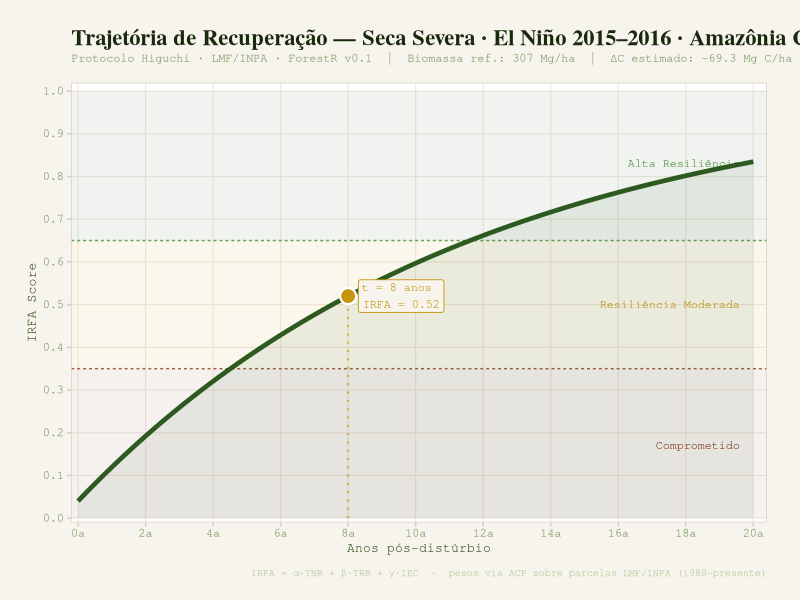
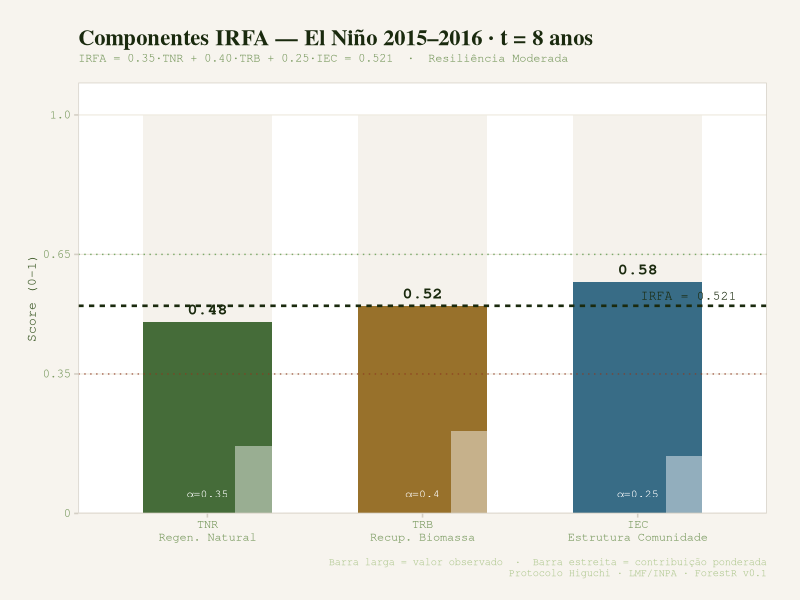
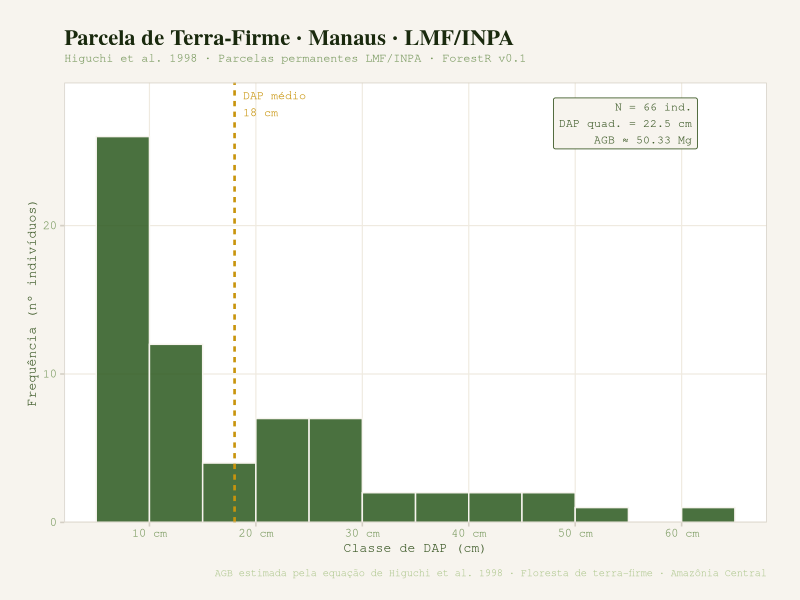

Write R code to recreate these figures, in order.
# ══════════════════════════════════════════════════════════════════
#  ForestR — Análise de Florestas Tropicais
#  BIODATUM v0.1
#  Autora: Sabrina Castro · PPGCASA/UFAM · 2026
# ══════════════════════════════════════════════════════════════════
#
#  COMO USAR:
#  1. Selecione tudo (Ctrl+A) e execute (Ctrl+Enter)
#  2. Role até o final e rode os exemplos linha a linha
#
# ══════════════════════════════════════════════════════════════════

# ── DEPENDÊNCIAS ─────────────────────────────────────────────────
if (!requireNamespace("dplyr",   quietly = TRUE)) install.packages("dplyr")
if (!requireNamespace("ggplot2", quietly = TRUE)) install.packages("ggplot2")
if (!requireNamespace("scales",  quietly = TRUE)) install.packages("scales")

library(dplyr)
library(ggplot2)
library(scales)


# ══════════════════════════════════════════════════════════════════
#  TEMA VISUAL FORESTR
#  Paleta inspirada na floresta de terra-firme da Amazônia Central
# ══════════════════════════════════════════════════════════════════

FC <- list(
  moss  = "#2d5a20", fern  = "#4a8c38", leaf = "#6db855",
  bark  = "#8b6010", amber = "#c8940c", clay = "#8c3820",
  water = "#1e5a78", bg    = "#f7f4ee", bg2  = "#efeae0",
  rule  = "#d4cfc4", ink   = "#1a2a0e", ink2 = "#3d5a28",
  ink3  = "#7a9a60", ink4  = "#b0c890"
)

theme_forestr <- function(base_size = 12) {
  theme_minimal(base_size = base_size) %+replace% theme(
    plot.background  = element_rect(fill = FC$bg,  color = NA),
    panel.background = element_rect(fill = "#fff", color = NA),
    panel.border     = element_rect(color = FC$rule, fill = NA, linewidth = 0.5),
    panel.grid.major = element_line(color = FC$bg2, linewidth = 0.4),
    panel.grid.minor = element_blank(),
    plot.title    = element_text(family = "serif", face = "bold",
                                 size = base_size * 1.35, color = FC$ink,
                                 hjust = 0, margin = margin(b = 4)),
    plot.subtitle = element_text(family = "mono", size = base_size * 0.72,
                                 color = FC$ink3,  hjust = 0,
                                 margin = margin(b = 14)),
    plot.caption  = element_text(family = "mono", size = base_size * 0.62,
                                 color = FC$ink4,  hjust = 1,
                                 margin = margin(t = 10)),
    plot.margin   = margin(20, 24, 16, 20),
    axis.title    = element_text(family = "mono", size = base_size * 0.78,
                                 color = FC$ink2),
    axis.text     = element_text(family = "mono", size = base_size * 0.72,
                                 color = FC$ink3),
    axis.ticks    = element_line(color = FC$rule),
    legend.background = element_rect(fill = FC$bg, color = NA),
    legend.key        = element_rect(fill = FC$bg, color = NA),
    legend.title  = element_text(family = "mono", size = base_size * 0.72,
                                 color = FC$ink2),
    legend.text   = element_text(family = "mono", size = base_size * 0.70,
                                 color = FC$ink3),
    strip.background = element_rect(fill = FC$bg2, color = NA),
    strip.text    = element_text(family = "mono", size = base_size * 0.75,
                                 color = FC$moss, face = "bold")
  )
}


# ══════════════════════════════════════════════════════════════════
#  MÓDULO 1 — EQUAÇÕES ALOMÉTRICAS DE HIGUCHI
#  Fonte: Higuchi et al. 1997, 1998 · LMF/INPA · Manaus
# ══════════════════════════════════════════════════════════════════

#' Biomassa acima do solo — Higuchi et al. 1998
#' DAP < 20 cm: ln(AGB) = -1.754 + 2.665 * ln(DAP)
#' DAP >= 20 cm: ln(AGB) = -0.151 + 2.170 * ln(DAP)
#' @param dap DAP em cm · @return AGB em kg/árvore

biomassa_higuchi <- function(dap) {
  if (any(dap <= 0, na.rm = TRUE)) stop("DAP deve ser > 0.")
  ifelse(dap < 20,
         exp(-1.754 + 2.665 * log(dap)),
         exp(-0.151 + 2.170 * log(dap)))
}

#' Carbono acima do solo (fração C = 0.47)
#' @param dap DAP em cm · @return Carbono em kg/árvore

carbono_higuchi <- function(dap) biomassa_higuchi(dap) * 0.47

#' Biomassa pantropical — Chave et al. 2014
#' @param dap DAP em cm; @param altura H em m; @param wd Densidade g/cm³

biomassa_chave <- function(dap, altura, wd = 0.6) {
  0.0673 * (wd * dap^2 * altura)^0.976
}

#' Área basal individual · @param dap DAP em cm · @return m²

area_basal <- function(dap) pi * (dap / 200)^2


# ══════════════════════════════════════════════════════════════════
#  MÓDULO 2 — IRFA
#  Indicador de Resiliência Florestal Amazônica
#  IRFA = α·TNR + β·TRB + γ·IEC
# ══════════════════════════════════════════════════════════════════

#' Calcula o IRFA
#' @param tnr Taxa de Regeneração Natural (0–1)
#' @param trb Taxa de Recuperação de Biomassa (0–1)
#' @param iec Índice de Estrutura da Comunidade (0–1)
#' @param w_tnr Peso α · @param w_trb Peso β · @param w_iec Peso γ

calcular_irfa <- function(tnr, trb, iec,
                          w_tnr = 0.35, w_trb = 0.40, w_iec = 0.25) {
  if (any(c(tnr,trb,iec) < 0 | c(tnr,trb,iec) > 1))
    stop("TNR, TRB e IEC devem estar entre 0 e 1.")
  if (abs(w_tnr + w_trb + w_iec - 1) > 0.01)
    warning("Pesos não somam 1.00.")
  irfa <- w_tnr*tnr + w_trb*trb + w_iec*iec
  list(
    irfa          = round(irfa, 4),
    classificacao = case_when(irfa >= 0.65 ~ "Alta Resiliência",
                              irfa >= 0.35 ~ "Resiliência Moderada",
                              TRUE         ~ "Baixa Resiliência"),
    componentes   = data.frame(
      componente   = c("TNR","TRB","IEC"),
      descricao    = c("Regen. Natural","Recup. Biomassa","Estrutura Comunidade"),
      valor        = c(tnr, trb, iec),
      peso         = c(w_tnr, w_trb, w_iec),
      contribuicao = c(w_tnr*tnr, w_trb*trb, w_iec*iec)
    )
  )
}

#' Imprime laudo textual do IRFA

imprimir_irfa <- function(r) {
  cat("\n══════════════════════════════════════════\n")
  cat("  IRFA — Resiliência Florestal Amazônica\n")
  cat("  Protocolo Higuchi · LMF/INPA · ForestR\n")
  cat("══════════════════════════════════════════\n")
  cat(sprintf("  Score : %.4f  |  %s\n\n", r$irfa, r$classificacao))
  for (i in seq_len(nrow(r$componentes))) {
    x <- r$componentes[i,]
    cat(sprintf("  %s  val=%.2f  peso=%.2f  contrib=%.4f\n",
                x$componente, x$valor, x$peso, x$contribuicao))
  }
  cat("══════════════════════════════════════════\n\n")
}


# ══════════════════════════════════════════════════════════════════
#  MÓDULO 3 — INVENTÁRIO FLORESTAL
# ══════════════════════════════════════════════════════════════════

#' Resumo de parcela com equações de Higuchi et al. 1998
#' @param dados Data frame com colunas dap e especie
#' @param area_parcela_ha Área em ha (padrão: 1 ha)

resumo_parcela <- function(dados, area_parcela_ha = 1) {
  if (!all(c("dap","especie") %in% names(dados)))
    stop("Data frame precisa de colunas 'dap' e 'especie'.")
  agb_ha <- (sum(biomassa_higuchi(dados$dap)) / 1000) / area_parcela_ha
  cat("\n══════════════════════════════════════════\n")
  cat("  RESUMO DA PARCELA — ForestR\n")
  cat("  Higuchi et al. 1998 · LMF/INPA\n")
  cat("══════════════════════════════════════════\n")
  cat(sprintf("  N / ha          : %.0f\n",  nrow(dados)/area_parcela_ha))
  cat(sprintf("  Riqueza (S)     : %d spp.\n", length(unique(dados$especie))))
  cat(sprintf("  DAP médio       : %.1f cm\n", mean(dados$dap)))
  cat(sprintf("  DAP quadrático  : %.1f cm\n", sqrt(mean(dados$dap^2))))
  cat(sprintf("  G (m²/ha)       : %.4f\n",   sum(area_basal(dados$dap))/area_parcela_ha))
  cat(sprintf("  AGB (Mg/ha)     : %.2f\n",   agb_ha))
  cat(sprintf("  C AGB (Mg C/ha) : %.2f\n",   agb_ha * 0.47))
  cat("══════════════════════════════════════════\n\n")
  invisible(list(agb_ha = agb_ha, c_ha = agb_ha * 0.47))
}

#' Distribuição diamétrica por classes
#' @param dap Vetor de DAPs em cm · @param amplitude Amplitude das classes (cm)

distribuicao_diametrica <- function(dap, amplitude = 5) {
  breaks <- seq(floor(min(dap)/amplitude)*amplitude,
                ceiling(max(dap)/amplitude)*amplitude, by = amplitude)
  classes <- cut(dap, breaks, right = FALSE,
                 labels = paste0(breaks[-length(breaks)],"–",
                                 breaks[-length(breaks)]+amplitude))
  tb <- as.data.frame(table(Classe = classes))
  tb$pct <- round(tb$Freq / sum(tb$Freq) * 100, 1)
  tb
}


# ══════════════════════════════════════════════════════════════════
#  MÓDULO 4 — DIVERSIDADE ALFA
# ══════════════════════════════════════════════════════════════════

#' Shannon-Wiener (H') e Pielou (J')
#' @param especies Vetor com identificação de cada indivíduo

diversidade_shannon <- function(especies) {
  ct <- table(especies); n <- length(especies); s <- length(ct)
  p  <- as.numeric(ct) / n
  h  <- -sum(p * log(p)); j <- h / log(s)
  cat("\n══════════════════════════════════════════\n")
  cat("  DIVERSIDADE ALFA — ForestR\n")
  cat("══════════════════════════════════════════\n")
  cat(sprintf("  Riqueza (S) : %d spp.\n", s))
  cat(sprintf("  Shannon H'  : %.4f nats\n", h))
  cat(sprintf("  Pielou  J'  : %.4f\n", j))
  cat("══════════════════════════════════════════\n\n")
  invisible(list(S = s, H_prime = round(h,4), J_prime = round(j,4)))
}


# ══════════════════════════════════════════════════════════════════
#  MÓDULO 5 — VISUALIZAÇÕES FORESTR
# ══════════════════════════════════════════════════════════════════

#' Gráfico de trajetória de recuperação do IRFA
#' @param irfa_atual Score IRFA no momento atual (0–1)
#' @param anos_pos_disturbio Anos desde o distúrbio
#' @param cenario Descrição do cenário
#' @param bref Biomassa de referência Mg/ha (Higuchi 1998: 307)

plotar_trajetoria_irfa <- function(irfa_atual, anos_pos_disturbio,
                                    cenario = "Distúrbio", bref = 307) {
  alpha     <- pmax(0.06, -log(1 - irfa_atual * 0.95) / anos_pos_disturbio)
  anos      <- seq(0, 20, 0.2)
  traj      <- pmin(0.97,
                    0.04 + (irfa_atual - 0.04) *
                      (1 - exp(-alpha * anos)) /
                      (1 - exp(-alpha * anos_pos_disturbio)))
  traj[anos == 0] <- 0.04

  df        <- data.frame(anos = anos, irfa = traj)
  df_pt     <- data.frame(anos = anos_pos_disturbio, irfa = irfa_atual)
  cor_pt    <- ifelse(irfa_atual >= 0.65, FC$moss,
               ifelse(irfa_atual >= 0.35, FC$amber, FC$clay))
  c_perdido <- round((bref - bref * irfa_atual) * 0.47, 1)

  ggplot() +
    # Zonas de resiliência
    annotate("rect", xmin=-Inf,xmax=Inf, ymin=0.65,ymax=1.0,
             fill=FC$moss,  alpha=0.07) +
    annotate("rect", xmin=-Inf,xmax=Inf, ymin=0.35,ymax=0.65,
             fill=FC$amber, alpha=0.07) +
    annotate("rect", xmin=-Inf,xmax=Inf, ymin=0.00,ymax=0.35,
             fill=FC$clay,  alpha=0.07) +
    # Linhas-guia
    geom_hline(yintercept=0.65, linetype="22",
               color=FC$fern, linewidth=0.5, alpha=0.8) +
    geom_hline(yintercept=0.35, linetype="22",
               color=FC$clay, linewidth=0.5, alpha=0.8) +
    # Rótulos das zonas
    annotate("text", x=19.6, y=0.83, label="Alta Resiliência",
             hjust=1, size=3.0, color=FC$fern, family="mono") +
    annotate("text", x=19.6, y=0.50, label="Resiliência Moderada",
             hjust=1, size=3.0, color=FC$amber, family="mono") +
    annotate("text", x=19.6, y=0.17, label="Comprometido",
             hjust=1, size=3.0, color=FC$clay, family="mono") +
    # Área e curva
    geom_ribbon(data=df, aes(x=anos, ymin=0, ymax=irfa),
                fill=FC$moss, alpha=0.08) +
    geom_line(data=df, aes(x=anos, y=irfa),
              color=FC$moss, linewidth=1.6) +
    # Linha vertical do momento atual
    geom_segment(data=df_pt,
                 aes(x=anos, xend=anos, y=0, yend=irfa),
                 linetype="dotted", color=cor_pt, linewidth=0.7, alpha=0.7) +
    # Ponto atual (dupla camada para efeito de borda)
    geom_point(data=df_pt, aes(x=anos, y=irfa),
               color="white", size=5.5) +
    geom_point(data=df_pt, aes(x=anos, y=irfa),
               color=cor_pt, size=4) +
    # Label do ponto
    geom_label(data=df_pt,
               aes(x=anos, y=irfa,
                   label=paste0("t = ",anos," anos\nIRFA = ",round(irfa,3))),
               hjust=-0.12, vjust=0.5, size=3.0, family="mono",
               color=cor_pt, fill=FC$bg,
               label.size=0.3, label.padding=unit(0.3,"lines")) +
    scale_x_continuous(limits=c(0,20), breaks=seq(0,20,2),
                       labels=paste0(seq(0,20,2),"a"),
                       expand=expansion(mult=c(0.01,0.02))) +
    scale_y_continuous(limits=c(0,1), breaks=seq(0,1,0.1),
                       labels=number_format(accuracy=0.1),
                       expand=expansion(mult=c(0.01,0.02))) +
    labs(
      title    = paste0("Trajetória de Recuperação — ", cenario),
      subtitle = paste0("Protocolo Higuchi · LMF/INPA · ForestR v0.1  |  ",
                        "Biomassa ref.: ", bref, " Mg/ha  |  ",
                        "ΔC estimado: −", c_perdido, " Mg C/ha"),
      x        = "Anos pós-distúrbio",
      y        = "IRFA Score",
      caption  = "IRFA = α·TNR + β·TRB + γ·IEC  ·  pesos via ACP sobre parcelas LMF/INPA (1980–presente)"
    ) +
    theme_forestr()
}


#' Gráfico de componentes do IRFA
#' @param resultado Lista retornada por calcular_irfa()
#' @param cenario Nome do cenário

plotar_componentes_irfa <- function(resultado, cenario = "") {
  df <- resultado$componentes
  df$componente <- factor(df$componente, levels = c("TNR","TRB","IEC"))
  cores <- c(TNR = FC$moss, TRB = FC$bark, IEC = FC$water)
  irfa_val <- resultado$irfa

  ggplot(df, aes(x = componente, fill = componente)) +
    # Fundo: meta de recuperação plena
    geom_col(aes(y = 1), width = 0.6, fill = FC$bg2, alpha = 0.6) +
    # Barra principal (valor observado)
    geom_col(aes(y = valor), width = 0.6, alpha = 0.88) +
    # Barra de contribuição ponderada (estreita, sobreposta)
    geom_col(aes(y = contribuicao), width = 0.22, fill = "white",
             alpha = 0.45, position = position_nudge(x = 0.24)) +
    # Linha do IRFA final
    geom_hline(yintercept = irfa_val, linetype = "22",
               color = FC$ink, linewidth = 0.9) +
    annotate("text", x = 3.46, y = irfa_val + 0.025,
             label = paste0("IRFA = ", round(irfa_val, 3)),
             hjust = 1, size = 3.2, family = "mono", color = FC$ink) +
    # Limiares de classe
    geom_hline(yintercept = 0.65, linetype = "dotted",
               color = FC$fern, linewidth = 0.5, alpha = 0.7) +
    geom_hline(yintercept = 0.35, linetype = "dotted",
               color = FC$clay, linewidth = 0.5, alpha = 0.7) +
    # Valores numéricos sobre as barras
    geom_text(aes(y = valor + 0.032,
                  label = sprintf("%.2f", valor)),
              size = 4.2, family = "mono", fontface = "bold",
              color = FC$ink) +
    # Pesos abaixo
    geom_text(aes(y = 0.04,
                  label = paste0("α=", peso)),
              size = 2.9, family = "mono", color = "white", vjust = 0) +
    scale_fill_manual(values = cores, guide = "none") +
    scale_x_discrete(labels = c(
      "TNR\nRegen. Natural",
      "TRB\nRecup. Biomassa",
      "IEC\nEstrutura Comunidade"
    )) +
    scale_y_continuous(
      limits = c(0, 1.06),
      breaks = c(0, 0.35, 0.65, 1.0),
      labels = c("0", "0.35", "0.65", "1.0"),
      expand = expansion(mult = c(0, 0.02))
    ) +
    labs(
      title    = if (cenario != "") paste0("Componentes IRFA — ", cenario)
                 else "Componentes do IRFA",
      subtitle = paste0("IRFA = 0.35·TNR + 0.40·TRB + 0.25·IEC = ",
                        round(irfa_val, 4), "  ·  ", resultado$classificacao),
      x        = NULL,
      y        = "Score (0–1)",
      caption  = paste0(
        "Barra larga = valor observado  ·  Barra estreita = contribuição ponderada\n",
        "Protocolo Higuchi · LMF/INPA · ForestR v0.1"
      )
    ) +
    theme_forestr() +
    theme(panel.grid.major.x = element_blank())
}


#' Gráfico de distribuição diamétrica (J-invertido)
#' @param dap Vetor de DAPs em cm
#' @param titulo Título do gráfico
#' @param amplitude Amplitude das classes em cm (padrão: 5)

plotar_distribuicao_diametrica <- function(dap, titulo = "Distribuição Diamétrica",
                                            amplitude = 5) {
  df <- data.frame(dap = dap)

  ggplot(df, aes(x = dap)) +
    geom_histogram(
      binwidth = amplitude,
      fill     = FC$moss, color = FC$bg,
      alpha    = 0.86,
      boundary = floor(min(dap) / amplitude) * amplitude
    ) +
    geom_vline(xintercept = mean(dap), linetype = "22",
               color = FC$amber, linewidth = 0.9) +
    annotate("text", x = mean(dap) + 0.8, y = Inf,
             label = paste0("DAP médio\n", round(mean(dap),1), " cm"),
             vjust = 1.4, hjust = 0, size = 3.0,
             family = "mono", color = FC$amber) +
    # Box de estatísticas
    annotate("label",
             x = max(dap) - 0.5, y = Inf,
             label = paste0(
               "N = ", length(dap), " ind.\n",
               "DAP quad. = ", round(sqrt(mean(dap^2)),1), " cm\n",
               "AGB ≈ ", round(sum(biomassa_higuchi(dap))/1000, 2), " Mg"
             ),
             vjust = 1.3, hjust = 1, size = 2.9, family = "mono",
             color = FC$ink2, fill = FC$bg,
             label.size = 0.3, label.padding = unit(0.4,"lines")) +
    scale_x_continuous(
      breaks = pretty(dap, n = 8),
      labels = function(x) paste0(x, " cm")
    ) +
    scale_y_continuous(expand = expansion(mult = c(0, 0.14))) +
    labs(
      title    = titulo,
      subtitle = "Higuchi et al. 1998 · Parcelas permanentes LMF/INPA · ForestR v0.1",
      x        = "Classe de DAP (cm)",
      y        = "Frequência (nº indivíduos)",
      caption  = "AGB estimada pela equação de Higuchi et al. 1998 · Floresta de terra-firme · Amazônia Central"
    ) +
    theme_forestr()
}


# ══════════════════════════════════════════════════════════════════
#  EXEMPLOS — RODE DAQUI PARA BAIXO
#  Selecione as linhas que quiser e aperte Ctrl+Enter
# ══════════════════════════════════════════════════════════════════

cat("\n══════════════════════════════════════════════\n")
cat("  🌳  ForestR · Protocolo Higuchi · v0.1\n")
cat("  LMF/INPA · BIODATUM · PPGCASA/UFAM · 2026\n")
cat("══════════════════════════════════════════════\n\n")


# ── EXEMPLO 1: Equações de Higuchi ──────────────────────────────
cat("── 1. Biomassa e Carbono (Higuchi et al. 1998) ──\n")
arvores <- data.frame(
  especie = c("Eschweilera coriacea","Piptadenia suaveolens",
              "Scleronema micranthum","Qualea paraensis",
              "Goupia glabra","Minquartia guianensis"),
  dap     = c(28.3, 15.6, 12.4, 22.1, 35.0, 18.9),
  altura  = c(7.2,  5.8,  5.2,  7.5,  9.1,  6.4)
) %>%
  mutate(agb_kg = round(biomassa_higuchi(dap), 1),
         c_kg   = round(carbono_higuchi(dap),  1),
         g_m2   = round(area_basal(dap), 4))
print(arvores)


# ── EXEMPLO 2: Resumo de parcela ────────────────────────────────
cat("\n── 2. Resumo da Parcela (1000 m²) ──\n")
resumo_parcela(arvores, area_parcela_ha = 0.1)


# ── EXEMPLO 3: IRFA — El Niño 2015-2016 ─────────────────────────
cat("── 3. IRFA — Seca El Niño 2015–2016 ──\n")
r <- calcular_irfa(tnr = 0.48, trb = 0.52, iec = 0.58)
imprimir_irfa(r)


# ── EXEMPLO 4: Shannon-Wiener ───────────────────────────────────
cat("── 4. Diversidade Alfa ──\n")
spp <- c(rep("Eschweilera coriacea",  8), rep("Piptadenia suaveolens", 5),
         rep("Scleronema micranthum", 4), rep("Qualea paraensis",      3),
         rep("Goupia glabra",         2), rep("Minquartia guianensis", 1))
diversidade_shannon(spp)


# ── EXEMPLO 5: Gráfico — Trajetória IRFA ────────────────────────
cat("── 5. Gráfico: Trajetória de Recuperação IRFA ──\n")
plotar_trajetoria_irfa(
  irfa_atual         = 0.52,
  anos_pos_disturbio = 8,
  cenario            = "Seca Severa · El Niño 2015–2016 · Amazônia Central"
)


# ── EXEMPLO 6: Gráfico — Componentes IRFA ───────────────────────
cat("── 6. Gráfico: Componentes do IRFA ──\n")
plotar_componentes_irfa(r, cenario = "El Niño 2015–2016 · t = 8 anos")


# ── EXEMPLO 7: Distribuição diamétrica ──────────────────────────
cat("── 7. Gráfico: Distribuição Diamétrica ──\n")
set.seed(2026)
daps_tf <- c(runif(38,5,15), runif(18,15,30), runif(8,30,50), runif(2,50,80))
plotar_distribuicao_diametrica(
  daps_tf, "Parcela de Terra-Firme · Manaus · LMF/INPA"
)


cat("\n🌿 ForestR v0.1 · BIODATUM\n\n")
# ══════════════════════════════════════════════════════════════════
